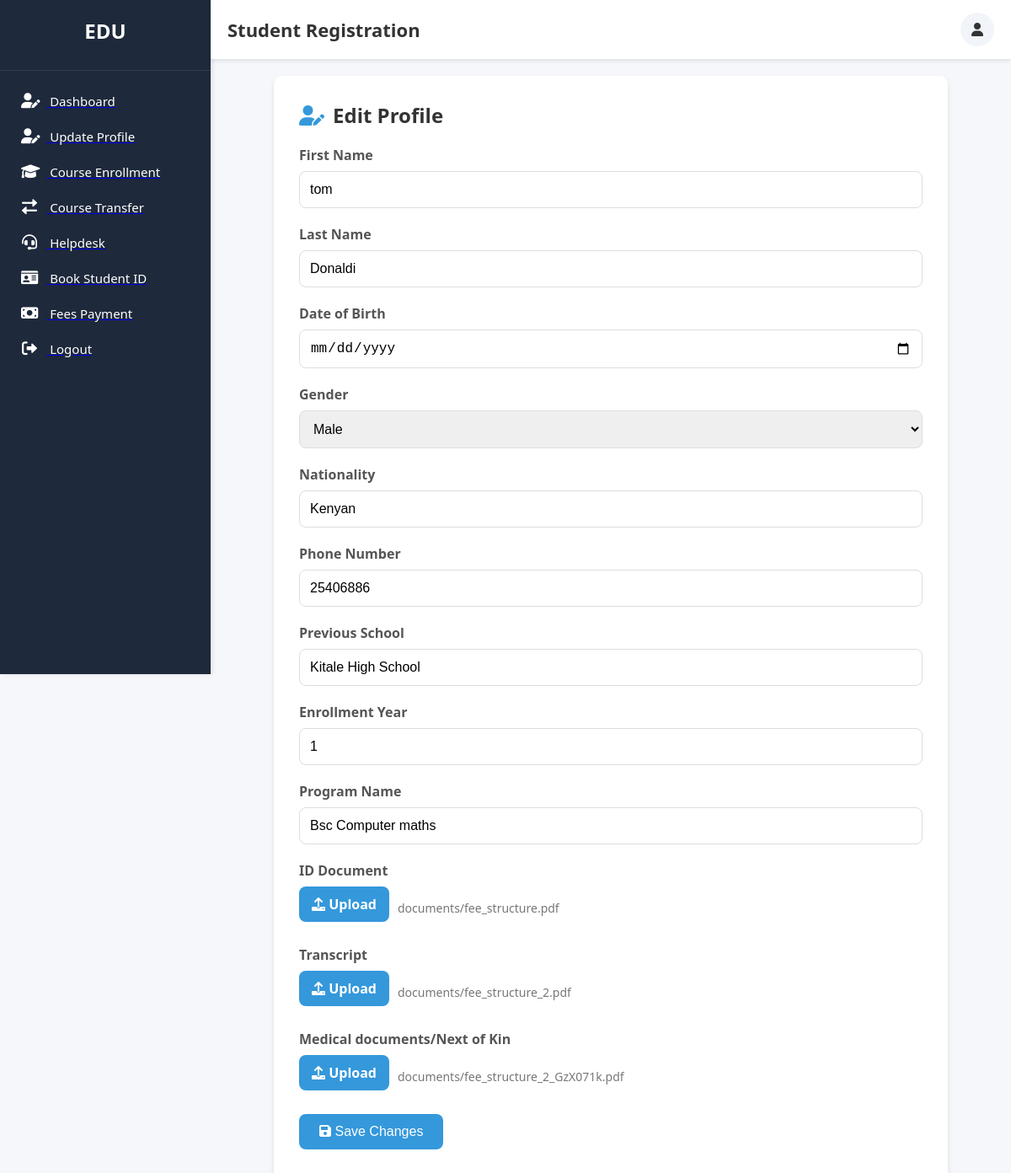
The page /accounts/edit-profile/ (signed in) on the database its author committed.
### accounts/models.py (models this page shows, shortened)
class User(AbstractBaseUser, PermissionsMixin):
    username = models.CharField(max_length=100, unique=True)
    email = models.EmailField(unique=True)
    first_name = models.CharField(max_length=100, blank=True, null=True)
    last_name = models.CharField(max_length=100, blank=True, null=True)
    student_id = models.CharField(max_length=20, unique=True, blank=True, null=True)
    admission_status = models.CharField(max_length=50, default='Pending')  # Pending, In Review, Verified, Rejected
    profile_completion = models.IntegerField(default=0)
    date_of_birth = models.DateField(blank=True, null=True)
    gender = models.CharField(max_length=10, blank=True, null=True)
    nationality = models.CharField(max_length=50, blank=True, null=True)
    phone_number = models.CharField(max_length=15, blank=True, null=True)
    previous_school = models.CharField(max_length=200, blank=True, null=True)
    high_school_grades = models.CharField(max_length=50, blank=True, null=True)
    entry_program = models.CharField(max_length=100, blank=True, null=True)
    enrollment_year = models.IntegerField(blank=True, null=True)
    program_name = models.CharField(max_length=100, blank=True, null=True)
    id_document = models.FileField(upload_to='documents/', blank=True, null=True)
    transcript = models.FileField(upload_to='documents/', blank=True, null=True)
    admission_letter = models.FileField(upload_to='documents/', blank=True, null=True)
    proof_of_payment = models.FileField(upload_to='documents/', blank=True, null=True)
    id_document_verified = models.BooleanField(default=False)
    transcript_verified = models.BooleanField(default=False)
    proof_of_payment_verified = models.BooleanField(default=False)
    is_active = models.BooleanField(default=True)
    is_staff = models.BooleanField(default=False)
    objects = UserManager()
    notification = models.TextField(blank=True, null=True)
    USERNAME_FIELD = 'username'
    REQUIRED_FIELDS = ['email']

### accounts/views.py (the view, shortened to what this page needs)
# urls.py: path('edit-profile/', views.edit_profile_view, name='edit_profile'),
@login_required
def edit_profile_view(request):
    user = request.user
    context = {
        'student': user,
    }
    return render(request, 'accounts/edit_profile.html', context)

### accounts/templates/accounts/edit_profile.html (shortened to what this page needs)
<!DOCTYPE html>
<html lang="en">
<head>
    <link rel="stylesheet" href="https://cdnjs.cloudflare.com/ajax/libs/font-awesome/6.0.0/css/all.min.css">
</head>
<body>
    <div class="sidebar">
        <div class="sidebar-header">
            <div class="sidebar-logo">EDU</div>
        </div>
        <div class="sidebar-menu">
            <ul>
                <li>
                    <a href="{% url 'accounts:dashboard' %}">
                        <i class="fas fa-user-edit"></i>
                        <span>Dashboard</span>
                    </a>
                </li>
                <li>
                    <a href="{% url 'accounts:edit_profile' %}">
                        <i class="fas fa-user-edit"></i>
                        <span>Update Profile</span>
                    </a>
                </li>
                <li>
                    <a href="{% url 'accounts:course_enrollment' %}">
                        <i class="fas fa-graduation-cap"></i>
                        <span>Course Enrollment</span>
                    </a>
                </li>
                <li>
                    <a href="{% url 'accounts:course_transfer' %}">
                        <i class="fas fa-exchange-alt"></i>
                        <span>Course Transfer</span>
                    </a>
                </li>
                <li>
                    <a href="{% url 'accounts:submit_ticket' %}">
                        <i class="fas fa-headset"></i>
                        <span>Helpdesk</span>
                    </a>
                </li>
                <li>
                    <a href="{% url 'accounts:book_student_id' %}">
                        <i class="fas fa-id-card"></i>
                        <span>Book Student ID</span>
                    </a>
                </li>
                <li>
                    <a href="{% url 'accounts:fees_payment_details' %}">
                        <i class="fas fa-money-bill"></i>
                        <span>Fees Payment</span>
                    </a>
                </li>
                <li>
                    <a href="{% url 'accounts:logout' %}">
                        <i class="fas fa-sign-out-alt"></i>
                        <span>Logout</span>
                    </a>
                </li>
            </ul>
        </div>
    </div>
    <div class="main-content">
        <div class="header">
            <div class="header-title">Student Registration</div>
            <div class="header-actions">
                <div class="action-btn action-dropdown">
                    <i class="fas fa-user"></i>
                </div>
            </div>
        </div>
        <div class="edit-profile-container">
            <h2><i class="fas fa-user-edit"></i> Edit Profile</h2>
            <form method="post" enctype="multipart/form-data">
                <div class="form-group">
                    <label for="first_name">First Name</label>
                    <input type="text" id="first_name" name="first_name" value="{{ student.first_name }}" required>
                </div>
                <div class="form-group">
                    <label for="last_name">Last Name</label>
                    <input type="text" id="last_name" name="last_name" value="{{ student.last_name }}" required>
                </div>
                <div class="form-group">
                    <label for="date_of_birth">Date of Birth</label>
                    <input type="date" id="date_of_birth" name="date_of_birth" value="{{ student.date_of_birth|default:'' }}">
                </div>
                <div class="form-group">
                    <label for="gender">Gender</label>
                    <select id="gender" name="gender">
                        <option value="Male" {% if student.gender == "Male" %}selected{% endif %}>Male</option>
                    </select>
                </div>
                <div class="form-group">
                    <label for="nationality">Nationality</label>
                    <input type="text" id="nationality" name="nationality" value="{{ student.nationality|default:'' }}">
                </div>
                <div class="form-group">
                    <label for="phone_number">Phone Number</label>
                    <input type="text" id="phone_number" name="phone_number" value="{{ student.phone_number|default:'' }}">
                </div>
                <div class="form-group">
                    <label for="previous_school">Previous School</label>
                    <input type="text" id="previous_school" name="previous_school" value="{{ student.previous_school|default:'' }}">
                </div>
                <div class="form-group">
                    <label for="enrollment_year">Enrollment Year</label>
                    <input type="number" id="enrollment_year" name="enrollment_year" value="{{ student.enrollment_year|default:'' }}">
                </div>
                <div class="form-group">
                    <label for="program_name">Program Name</label>
                    <input type="text" id="program_name" name="program_name" value="{{ student.program_name|default:'' }}">
                </div>
                <div class="form-group">
                    <label>ID Document</label>
                    <div class="file-upload">
                        <label for="id_document"><i class="fas fa-upload"></i> Upload</label>
                        <span>{{ student.id_document.name|default:"No file uploaded" }}</span>
                    </div>
                </div>
                <div class="form-group">
                    <label>Transcript</label>
                    <div class="file-upload">
                        <label for="transcript"><i class="fas fa-upload"></i> Upload</label>
                        <span>{{ student.transcript.name|default:"No file uploaded" }}</span>
                    </div>
                </div>
                <div class="form-group">
                    <label>Medical documents/Next of Kin</label>
                    <div class="file-upload">
                        <label for="admission_letter"><i class="fas fa-upload"></i> Upload</label>
                        <span>{{ student.admission_letter.name|default:"No file uploaded" }}</span>
                    </div>
                </div>
                <div class="form-group">
                    <button type="submit"><i class="fas fa-save"></i> Save Changes</button>
                </div>
            </form>
        </div>
    </div>
</body>
</html>

### accounts/templates/accounts/edit_profile.html (style rules this page uses)
* { margin: 0; padding: 0; box-sizing: border-box; }
body { font-family: 'Segoe UI', Tahoma, Geneva, Verdana, sans-serif; background-color: #f5f7fa; color: #333; display: flex; min-height: 100vh; }
.action-dropdown { position: relative; }
.sidebar { width: 250px; background: #1e293b; color: #fff; height: 100vh; position: fixed; transition: all 0.3s; box-shadow: 2px 0 5px rgba(0, 0, 0, 0.1); }
.sidebar-header { padding: 20px; text-align: center; border-bottom: 1px solid #2c3e50; }
.sidebar-logo { font-size: 24px; font-weight: bold; margin-bottom: 10px; color: #ffffff; }
.sidebar-menu { padding: 15px 0; }
.sidebar-menu ul { list-style: none; }
.sidebar-menu ul li { padding: 10px 25px; display: flex; align-items: center; transition: all 0.3s; cursor: pointer; }
.sidebar-menu ul li i { margin-right: 10px; font-size: 18px; width: 20px; text-align: center; color: white; }
.sidebar-menu ul li span { font-size: 15px; color: white; }
.main-content { flex: 1; margin-left: 250px; transition: all 0.3s; }
.header { background: #ffffff; height: 70px; padding: 0 20px; display: flex; align-items: center; justify-content: space-between; box-shadow: 0 2px 5px rgba(0, 0, 0, 0.1); position: sticky; top: 0; z-index: 100; }
.header-title { font-size: 22px; font-weight: 600; color: #333; }
.header-actions { display: flex; align-items: center; }
.action-btn { width: 40px; height: 40px; border-radius: 50%; background: #f1f5f9; display: flex; align-items: center; justify-content: center; margin-left: 15px; cursor: pointer; position: relative; transition: all 0.3s; }
.edit-profile-container { max-width: 800px; margin: 20px auto; background: #fff; padding: 30px; border-radius: 10px; box-shadow: 0 4px 6px rgba(0, 0, 0, 0.1); }
.edit-profile-container h2 { margin-bottom: 20px; font-size: 24px; color: #333; display: flex; align-items: center; }
.edit-profile-container h2 i { margin-right: 10px; color: #3498db; }
.form-group { margin-bottom: 20px; }
.form-group label { display: block; margin-bottom: 8px; font-weight: 600; color: #555; }
.form-group input, .form-group select, .form-group textarea { width: 100%; padding: 12px; border: 1px solid #ddd; border-radius: 8px; font-size: 16px; transition: border-color 0.3s; }
.form-group button { padding: 12px 24px; background-color: #3498db; color: white; border: none; border-radius: 8px; font-size: 16px; cursor: pointer; transition: background-color 0.3s; }
.form-group .file-upload { display: flex; align-items: center; gap: 10px; }
.form-group .file-upload label { background-color: #3498db; color: white; padding: 10px 15px; border-radius: 8px; cursor: pointer; transition: background-color 0.3s; }
.form-group .file-upload span { font-size: 14px; color: #777; }

### rows shown on the page
User: first_name "tom", last_name "Donaldi", gender "Male", nationality "Kenyan", phone_number "25406886", previous_school "Kitale High School", enrollment_year "1", program_name "Bsc Computer maths", id_document.name "documents/fee_structure.pdf", transcript.name "documents/fee_structure_2.pdf", admission_letter.name "documents/fee_structure_2_GzX071k.pdf"
